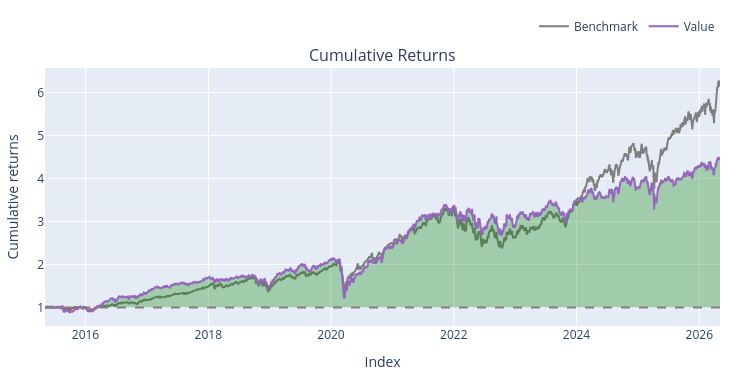

Here is the notebook cell this chart was saved with:
### Code cell
#Awesome oscilator for s&p500, diff moving average (7, 56) 
# WORKS BETTER THAN (5,34)


median_price = (high_df + low_df) / 2


awesome_dict = {}

for ticker in median_price.columns:
    prices = median_price[ticker].to_numpy(dtype=np.float64)

    sma5 = talib.SMA(prices, timeperiod=7)
    sma34 = talib.SMA(prices, timeperiod=56)

    awesome_dict[ticker] = sma5 - sma34

awesome = pd.DataFrame(
    awesome_dict,
    index=median_price.index
)


entries = (awesome < 0) & (awesome.shift(1) > 0)
exits = (awesome > 0) & (awesome.shift(1) < 0)

backtest1 = vbt.Portfolio.from_signals(
    close=close_df,
    entries=entries,
    exits=exits,
    init_cash=100_000.0,
    size=10_000.0,
    size_type="value",
    cash_sharing = True,
    group_by= True,
    freq="1D",
    fees=0.001
)

# 8. View results
print(backtest1.stats())
backtest1.plot().show()

### Figure 1 — Plotly figure (JSON) as saved in the notebook; plotly's stock layout.template omitted (floating-point values rounded to 4 significant figures; data arrays with more than 128 entries replaced by an {"elided": "..."} marker saying what was removed)
{"data": [{"legendgroup": "0", "line": {"color": "#7f7f7f"}, "name": "Benchmark", "showlegend": true, "type": "scatter", "uid": "bf2c1f28-2356-44c4-9d03-3991ce745f27", "x": {"elided": "2766 str values"}, "xaxis": "x", "y": {"elided": "2766 float values"}, "yaxis": "y"}, {"hoverinfo": "skip", "legendgroup": "1", "line": {"color": "rgba(0, 0, 0, 0)", "width": 0}, "opacity": 0, "showlegend": false, "type": "scatter", "uid": "6f5851a5-857a-4365-a718-01b3f33ed703", "x": {"elided": "2766 str values"}, "xaxis": "x", "y": {"elided": "2766 int values"}, "yaxis": "y"}, {"connectgaps": false, "fill": "tonexty", "fillcolor": "rgba(0, 128, 0, 0.3)", "hoverinfo": "skip", "legendgroup": "1", "line": {"color": "rgba(0, 0, 0, 0)", "width": 0}, "opacity": 0, "showlegend": false, "type": "scatter", "uid": "39fbbeb5-b077-4e95-b8e2-8e704130d53c", "x": {"elided": "2766 str values"}, "xaxis": "x", "y": {"elided": "2766 float values"}, "yaxis": "y"}, {"hoverinfo": "skip", "legendgroup": "1", "line": {"color": "rgba(0, 0, 0, 0)", "width": 0}, "opacity": 0, "showlegend": false, "type": "scatter", "uid": "ccf71788-38fa-4288-8555-437ddc115498", "x": {"elided": "2766 str values"}, "xaxis": "x", "y": {"elided": "2766 int values"}, "yaxis": "y"}, {"connectgaps": false, "fill": "tonexty", "fillcolor": "rgba(255, 0, 0, 0.3)", "hoverinfo": "skip", "legendgroup": "1", "line": {"color": "rgba(0, 0, 0, 0)", "width": 0}, "opacity": 0, "showlegend": false, "type": "scatter", "uid": "b1d8b4f7-890d-450b-ab06-87e498994d39", "x": {"elided": "2766 str values"}, "xaxis": "x", "y": {"elided": "2766 float values"}, "yaxis": "y"}, {"legendgroup": "2", "line": {"color": "#9467bd"}, "name": "Value", "showlegend": true, "type": "scatter", "uid": "4e0a05ae-7ace-4e1d-b573-2b8dc91fa7b7", "x": {"elided": "2766 str values"}, "xaxis": "x", "y": {"elided": "2766 float values"}, "yaxis": "y"}, {"hoverinfo": "skip", "legendgroup": "1", "line": {"color": "rgba(0, 0, 0, 0)", "width": 0}, "opacity": 0, "showlegend": false, "type": "scatter", "uid": "12990ee6-687f-4e9e-8bdc-5b0e82d8446c", "x": {"elided": "2766 str values"}, "xaxis": "x", "y": {"elided": "2766 int values"}, "yaxis": "y"}], "layout": {"annotations": [{"font": {"size": 16}, "showarrow": false, "text": "Cumulative Returns", "x": 0.5, "xanchor": "center", "xref": "paper", "y": 1, "yanchor": "bottom", "yref": "paper"}], "height": 380, "legend": {"orientation": "h", "traceorder": "normal", "x": 1, "xanchor": "right", "y": 1.105, "yanchor": "bottom"}, "margin": {"b": 30, "l": 30, "r": 30, "t": 30}, "shapes": [{"line": {"color": "gray", "dash": "dash"}, "type": "line", "x0": 0, "x1": 1, "xref": "paper", "y0": 1, "y1": 1, "yref": "y"}], "showlegend": true, "width": 750, "xaxis": {"anchor": "y", "domain": [0, 1], "title": {"text": "Index"}}, "yaxis": {"anchor": "x", "domain": [0, 1], "title": {"text": "Cumulative returns"}}}}
